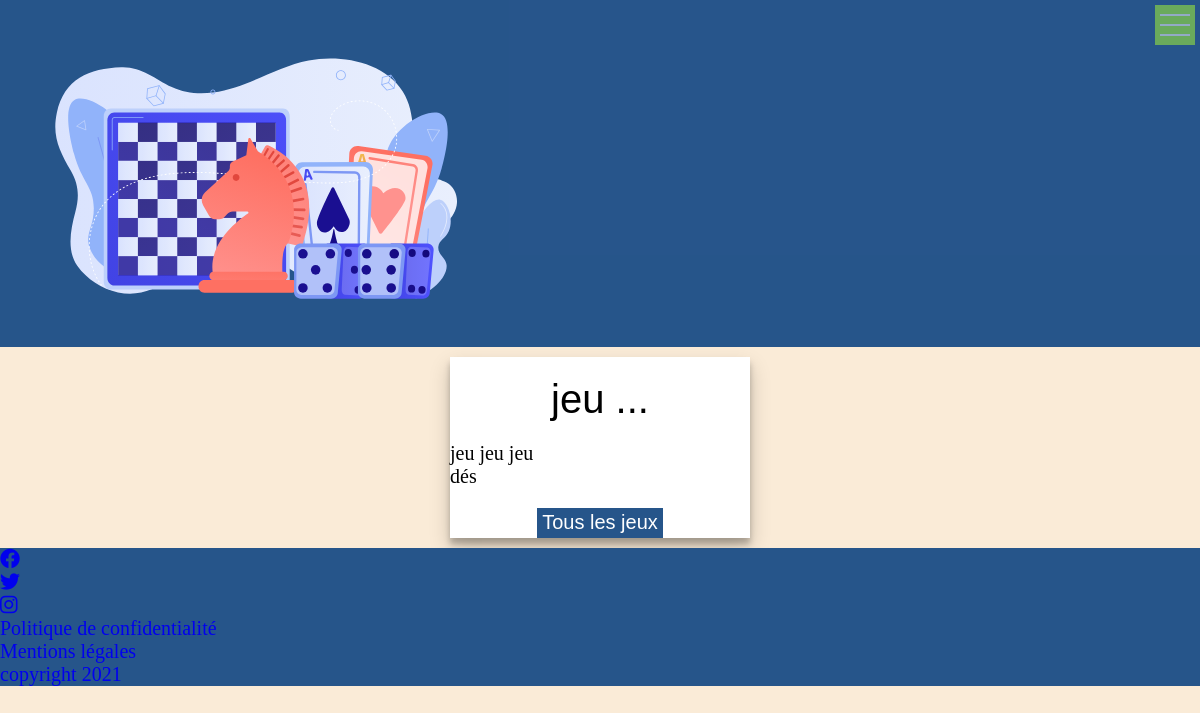
Page /games/9 on the committed database.
### tables this page shows
CREATE TABLE IF NOT EXISTS `board_game_card` (
  `id` int(11) NOT NULL AUTO_INCREMENT,
  `title` varchar(255) DEFAULT NULL,
  `content` text,
  `img` varchar(255) DEFAULT NULL,
  `created_at` datetime DEFAULT CURRENT_TIMESTAMP,
  `img_name` varchar(255) DEFAULT NULL,
  PRIMARY KEY (`id`)
);

CREATE TABLE IF NOT EXISTS `categories` (
  `id` int(11) NOT NULL AUTO_INCREMENT,
  `name` varchar(255) DEFAULT NULL,
  `created_at` datetime DEFAULT NULL,
  PRIMARY KEY (`id`)
);

### app/Controllers/Controller.php (called while the page is built, shortened)
<?php
abstract class Controller{
    protected function view(string $path, array $params = null){
        $path = str_replace('.', DIRECTORY_SEPARATOR, $path);
        require VIEWS . $path . '.php';
        require VIEWS . DIRECTORY_SEPARATOR .  'front' . DIRECTORY_SEPARATOR . 'layouts' . DIRECTORY_SEPARATOR . 'layout.php';
    }
}

### app/Controllers/GameController.php (called while the page is built, shortened)
<?php
class GameController extends Controller
{
    public function show(int $id){
        $req = new GameModel;
        $game = $req->findById($id);
        return $this->view('front.game.show', compact('game'));
    }
}

### routes/Route.php (called while the page is built, shortened)
<?php
class Route
{
    public $path;
    public $action;
    public $matches;
    public function __construct($path, $action)
    {
        $this->path = trim($path, '/');
        $this->action = $action;
    }
    public function matches(string $url)
    {
        $path = preg_replace('#:([A-Za-z0-9_]+)#', '([^/]+)', $this->path);
        $pathToMatch = "#^$path$#";
        if (preg_match($pathToMatch, $url, $matches)) {
            $this->matches = $matches;
            return true;
        } else {
            return false;
        }
    }
    public function execute()
    {
        $params = explode('@', $this->action);
        $controller = new $params[0](new DBConnection());
        $method = $params[1];
        return isset($this->matches[1]) ? $controller->$method($this->matches[1]) : $controller->$method();
    }
}

### routes/Router.php (called while the page is built, shortened)
<?php
class Router
{
    public $url;
    public $routes = [];
    public function __construct($url)
    {
        $this->url = trim($url, '/');
    }
    public function get(string $path, string $action)
    {
        $this->routes['GET'][] = new Route($path, $action);
    }
    public function post(string $path, string $action)
    {
        $this->routes['POST'][] = new Route($path, $action);
    }
    public function run()
    {
        foreach ($this->routes[$_SERVER['REQUEST_METHOD']] as $route) {
            if ($route->matches($this->url)) {
                return $route->execute();
            }
        }
        throw new NotFoundException();
    }
}

### public/index.php (called while the page is built, shortened)
<?php
$router = new Router($_GET['url']);
$router->get('login', 'App\Controllers\UserController@login');
$router->post('login', 'App\Controllers\UserController@loginPost');
$router->get('logout', 'App\Controllers\UserController@logout');
$router->get('register', 'App\Controllers\UserController@register');
$router->post('register', 'App\Controllers\UserController@registerPost');
$router->get('/', 'App\Controllers\WelcomeController@welcome');
$router->get('/articles', 'App\Controllers\BlogController@index');
$router->get('/games', 'App\Controllers\GameController@index');
$router->get('/articles/:id', 'App\Controllers\BlogController@show');
$router->get('/games/:id', 'App\Controllers\GameController@show');
$router->get('/tags/:id', 'App\Controllers\TagController@tag');
$router->get('/categories/:id', 'App\Controllers\CategoryController@category');
$router->get('contact', 'App\Controllers\ContactController@contact');
$router->post('contact', 'App\Controllers\ContactController@postMail');
$router->get('comment', 'App\Controllers\UserController@comment');
$router->post('comment', 'App\Controllers\UserController@postComment');
$router->get('/admin/articles', 'App\Controllers\Admin\AdminController@article');
$router->get('/admin/games', 'App\Controllers\Admin\AdminController@game');
$router->get('/admin/contact', 'App\Controllers\Admin\AdminController@contact');
$router->post('/admin/articles/delete/:id', 'App\Controllers\Admin\AdminController@deleteArticle');
$router->post('/admin/games/delete/:id', 'App\Controllers\Admin\AdminController@deleteGame');
$router->get('/admin/articles/create', 'App\Controllers\Admin\AdminController@createTag');
$router->post('/admin/articles/create', 'App\Controllers\Admin\AdminController@createArticle');
$router->get('/admin/games/create', 'App\Controllers\Admin\AdminController@createCategory');
$router->post('/admin/games/create', 'App\Controllers\Admin\AdminController@createGame');
$router->get('/admin/articles/edit/:id', 'App\Controllers\Admin\AdminController@editArticle');
$router->post('/admin/articles/edit/:id', 'App\Controllers\Admin\AdminController@updateArticle');
$router->get('/admin/games/edit/:id', 'App\Controllers\Admin\AdminController@editGame');
$router->post('/admin/games/edit/:id', 'App\Controllers\Admin\AdminController@updateGame');
try {
    $router->run();
} catch (NotFoundException $e) {
    return $e->error404();
}

### app/Models/Model.php (called while the page is built, shortened)
<?php
abstract class Model
{
    protected $db;
    protected $table;
    public function __construct()
    {
        $this->db =  DBConnection::getPDO();
    }
    public function query(string $sql, array $param = null, bool $single = null)
    {
        $method = is_null($param) ? 'query' : 'prepare';
        $fetch = is_null($single) ? 'fetchAll' : 'fetch';
        $stmt = $this->db->$method($sql);
        $stmt->setFetchMode(PDO::FETCH_CLASS, get_class($this), [$this->db]);
        if ($method === 'query') {
            return $stmt->$fetch();
        } else {
            $stmt->execute($param);
            return $stmt->$fetch();
        }
    }
    public function findById(int $id): Model
    {
        return $this->query("SELECT * FROM {$this->table} WHERE id = ?", [$id], true);
    }
}

### Database/DBConnection.php (called while the page is built, shortened)
<?php
class DBConnection
{
    public static function getPDO(): PDO
    {
        try {
            $db = new PDO(
                "mysql:dbname=monprojet;host=localhost",
                'root',
                '',
                array(
                    PDO::ATTR_ERRMODE => PDO::ERRMODE_EXCEPTION,
                    PDO::ATTR_DEFAULT_FETCH_MODE => PDO::FETCH_OBJ,
                    PDO::MYSQL_ATTR_INIT_COMMAND => 'SET CHARACTER SET UTF8'
                )
            );
        } catch (PDOException $e) {
            echo "Connexion impossible: " . $e->getMessage();
        }
        return $db;
    }
}

### app/Models/GameModel.php (called while the page is built, shortened)
<?php
class GameModel extends Model
{
    public function getCategories()
    {
        return $this->query("SELECT c.* FROM categories c
                            INNER JOIN board_game_card_category AS bgcc ON bgcc.categorie_id = c.id
                            WHERE bgcc.board_game_card_id = ?
                            ", [$this->id]);
    }
}

### app/Views/Front/game/show.php (the view, shortened to what this page needs)
<article id="game">
    <h1 class="title"><?= $params['game']->title ?></h1>
    <p class=""><?= $params['game']->content ?></p>
    <div class="category">
        <?php foreach($params['game']->getCategories() as $category) : ?>
        <span>
            <?= $category->name ?>
        </span>
        <?php endforeach ?>
    </div>
    <button class="btn"><a href="/monprojet/games">Tous les jeux</a></button>
</article>

### public/Front/css/style.css (style rules this page uses)
#form-register p, #form-login p, #form-contact .form-contact p, .container-article .tags, .blog-articles .tags, figure, .btn { display: flex; justify-content: center; align-items: center; }
.btn { padding: 0 5px; height: 30px; background-color: rgba(37, 84, 138, 0.991); margin: 20px auto 0; color: #FFF; }
.btn a { color: #FFF; }
* { margin: 0; padding: 0; box-sizing: border-box; font-size: 20px; }
body { background-color: antiquewhite; }
a { text-decoration: none; }
button { border: none; }
.title { text-align: center; font-size: 2rem; font-family: "Gill Sans", "Gill Sans MT", Calibri, "Trebuchet MS", sans-serif; font-weight: 100; padding: 1rem; }
::placeholder { text-align: center; }
#games, #game { width: 300px; background-color: #FFF; box-shadow: rgba(0, 0, 0, 0.19) 0px 10px 20px, rgba(0, 0, 0, 0.23) 0px 6px 6px; margin: 10px auto; }
#form-register p, #form-login p, #form-contact .form-contact p, .container-article .tags, .blog-articles .tags, .btn, figure { display: flex; justify-content: center; align-items: center; }
#form-register p, #form-login p, #form-contact .form-contact p, .btn, figure, .blog-articles .tags, .container-article .tags { display: flex; justify-content: center; align-items: center; }
.btn, figure, .blog-articles .tags, .container-article .tags, #form-contact .form-contact p, #form-register p, #form-login p { display: flex; justify-content: center; align-items: center; }

### rows in the picture
board_game_card: title "jeu ...", content "jeu jeu jeu"
categories: name "dés"
